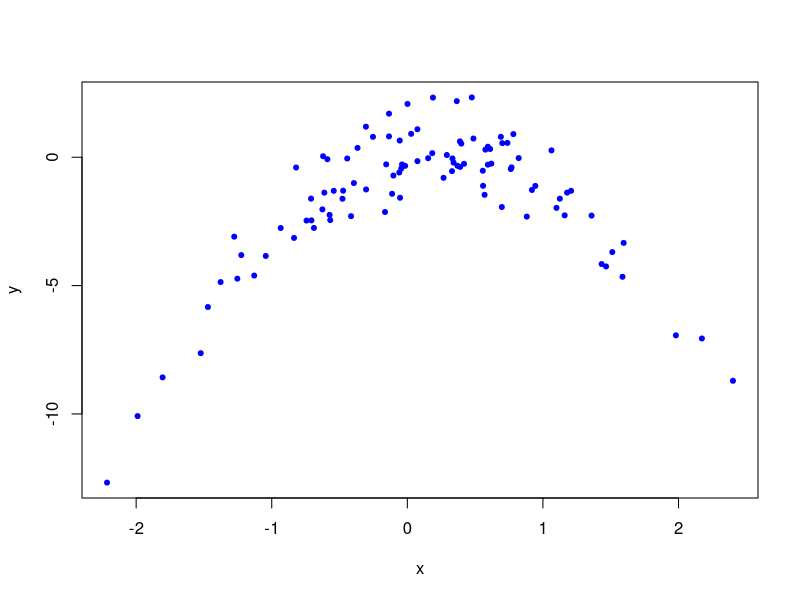

This figure's R source:

####################################################################################
# question 3: Probability that a given observation is not in the bootstrap sample
####################################################################################
n=5000  # the number of observations in the original data set
j= 5 # we determine the probability that observation j is not in the data set
N.boot= 10000 # number of bootstrap samples we will generate
In=c()
for(i in 1:N.boot){
  I= sample(1:n, replace = TRUE)
  In[i]=sum(I==j)>0
}

1-mean(In)

####################################################################################
# question 4: Implementing LOOCV
####################################################################################

# create the data set
set.seed(1)
x=rnorm(100)
y=x-2*x^2+rnorm(100)
plot(x,y, pch=20, col="blue")

Data=data.frame(x=x, y=y)

SQLoss=function(theta,Data){
  # theta = coefficients (as a matrix)
  # Data = data frame with the data set
  
  p = length(theta)-1   # p = order to the polynomial model 
  n=length(Data$x)      # (-1 because we have an intercept)
  
  theta  = matrix(theta, 1, length(theta))        
  X.hat=matrix(1,n,(p+1))
  for( i in 0:p){
    X.hat[,(i+1)]=Data$x^i
  }
  
  Y.hat=X.hat%*%t(theta)
  MSE = mean((Y.hat - Data$y)^2)
  return(MSE)
}

#LOOCV for Model 1 (linear model)
MSE.M1.i=c()
for(i in 1:length(Data$x)){
  D.i=data.frame(x=Data$x[-i],y=Data$y[-i])  
  Fit.i=optim(par=c(1,1), fn=SQLoss, Data=D.i)
  y.hat = sum(Fit.i$par*c(1, Data$x[i]))
  MSE.M1.i[i] = (y.hat - Data$y[i])^2
}
MSE.M1 = mean(MSE.M1.i)


#LOOCV for Model 2 (quadratic model)
MSE.M2.i=c()
for(i in 1:length(Data$x)){
  D.i=data.frame(x=Data$x[-i],y=Data$y[-i])  
  Fit.i=optim(par=c(1,1,1), fn=SQLoss, Data=D.i)
  y.hat = sum(Fit.i$par*c(1, Data$x[i],  Data$x[i]^2))
  MSE.M2.i[i] = (y.hat - Data$y[i])^2
}
MSE.M2 = mean(MSE.M2.i)

#LOOCV for Model 3 (cubic model)
MSE.M3.i=c()
for(i in 1:length(Data$x)){
  D.i=data.frame(x=Data$x[-i],y=Data$y[-i])  
  Fit.i=optim(par=c(1,1,1,1), fn=SQLoss, Data=D.i)
  y.hat =sum(Fit.i$par*c(1, Data$x[i],  Data$x[i]^2,  Data$x[i]^3))
  MSE.M3.i[i] = (y.hat - Data$y[i])^2
}
MSE.M3 = mean(MSE.M3.i)

#LOOCV for Model 4 
MSE.M4.i=c()
for(i in 1:length(Data$x)){
  D.i=data.frame(x=Data$x[-i],y=Data$y[-i])  
  Fit.i=optim(par=c(1,1,1,1, 1), fn=SQLoss, Data=D.i)
  y.hat = sum(Fit.i$par*c(1, Data$x[i],  Data$x[i]^2,  Data$x[i]^3,  Data$x[i]^4))
  MSE.M4.i[i] = (y.hat - Data$y[i])^2
}
MSE.M4 = mean(MSE.M4.i)

c(MSE.M1, MSE.M2, MSE.M3,MSE.M4)

# The standard error of the coefficients of model M2 (we use all the data now)

N.boot=1000
Coef.0=c()
Coef.1=c()
Coef.2=c()
for(i in 1:N.boot){
  I=sample(1:100, replace=TRUE)
  D=data.frame(x=Data$x[I],y=Data$y[I]) 
  Fit=optim(par=c(1,1,1), fn=SQLoss, Data=D)
  Coef.0[i]=Fit$par[1]
  Coef.1[i]=Fit$par[2]
  Coef.2[i]=Fit$par[3]
}
sd(Coef.0)
sd(Coef.1)
sd(Coef.2)



